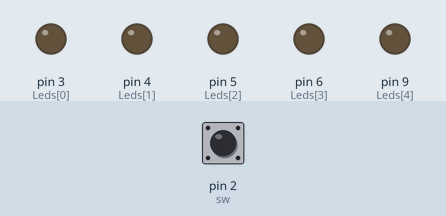
Bench run of a program on a simulated Arduino Uno, built with avr-gcc and run on an emulated ATmega328P. On the bench: output pins drawn as LEDs (lit = HIGH). Dashed ring = blinking. The inputs (shaded band) are chosen by the test bench; at power-on: pin 2 (sw) HIGH.

Above: at 1.2 s.
1.3 s: pin 2 (sw) pulled LOW for 0.15 s
At 2.1 s:
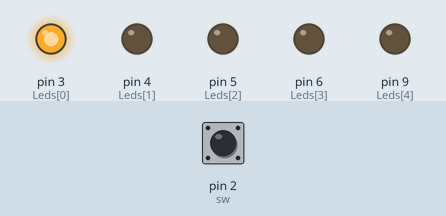
4.4 s: pin 2 (sw) pulled LOW for 1 s
At 5.64 s:
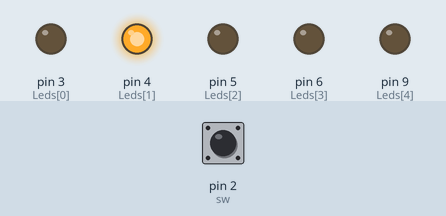
8.4 s: pin 2 (sw) pulled LOW for 3.2 s
At 10.2 s:
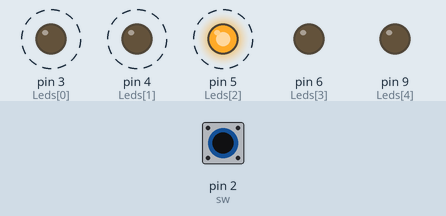
Timing chart, 0 to 14.9 s (numbered marks = the images above; inputs shaded):
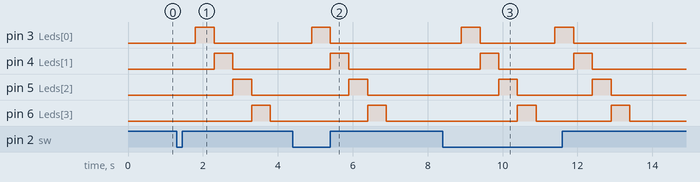

The program:

main.cpp
```cpp
#include <Arduino.h>

int Leds[] = {3,4,5,6,9};
int sw = 2;

bool ledsState = false;

unsigned long time = 0;
unsigned long interval = 500;

int index = 0;
int num = 5;

void clearLeds()
{
    for (int i = 0; i < num; i++) {
        digitalWrite(Leds[i], LOW);
    }
}

void setup()
{
    pinMode(sw, INPUT_PULLUP);

    for (int i = 0; i < num; i++) {
        pinMode(Leds[i], OUTPUT);
        digitalWrite(Leds[i], LOW);
    }
}

void loop()
{
    if (digitalRead(sw) == LOW && !ledsState) {
        ledsState = true;
        index = 0;
        clearLeds();
        time = millis();
    }

    if (ledsState && millis() - time >= interval) {
        time = millis();

        clearLeds();

        digitalWrite(Leds[index], HIGH);
        index++;

        if (index >= num) {
            clearLeds();
            ledsState = false;
            index = 0;
        }
    }
}
```

Measured:
- after the input at 1.3 s, pin 3 (Leds[0]): LOW → HIGH after 0.50 s, → LOW 0.50 s later; pin 4 (Leds[1]): LOW → HIGH after 1.0 s, → LOW 0.50 s later; pin 5 (Leds[2]): LOW → HIGH after 1.5 s, → LOW 0.50 s later; pin 6 (Leds[3]): LOW → HIGH after 2.0 s, → LOW 0.50 s later
- after the input at 4.4 s, pin 3 (Leds[0]): LOW → HIGH after 0.50 s, → LOW 0.50 s later; pin 4 (Leds[1]): LOW → HIGH after 1.0 s, → LOW 0.50 s later; pin 5 (Leds[2]): LOW → HIGH after 1.5 s, → LOW 0.50 s later; pin 6 (Leds[3]): LOW → HIGH after 2.0 s, → LOW 0.50 s later
- after the input at 8.4 s, pin 3 (Leds[0]): alternates HIGH for 0.50 s and LOW for 2.0 s, 4 changes in all, then stays LOW, starting after 0.50 s; pin 4 (Leds[1]): alternates HIGH for 0.50 s and LOW for 2.0 s, 4 changes in all, then stays LOW, starting after 1.0 s
